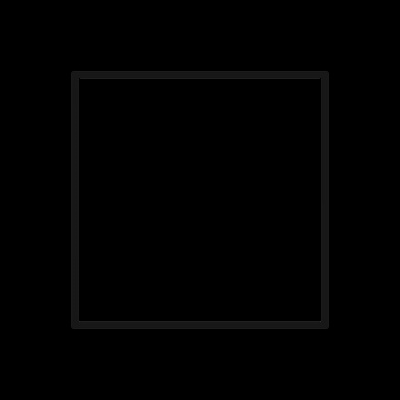
#> input picture photo_stuff/figures/square.png, 400 x 400 px
$ python outline.py
#> lines starting #> are read from the running program, lines starting #| are printed output that depends on the picture; after the words box and inside, x2 and y2 are one past the last pixel; in counts of white or black regions, pixels touching at a corner belong together
import numpy as np
import cv2 #this is the main openCV class, the python binding file should be in /pythonXX/Lib/site-packages
from matplotlib import pyplot as plt

# THESE DIMENSIONS ARE TRUE DIMENSIONS - SMALLEST DESIRED BORDER SIZE
MAX_HEIGHT = 240
MAX_WIDTH = 360
MIN_BORDERSIZE = 20
# REMOVE ANY MENTION OF MIN_BORDERSIZE, IMPLEMENT THROUGH ARDUINO


#FROM: https://www.pyimagesearch.com/2015/04/06/zero-parameter-automatic-canny-edge-detection-with-python-and-opencv/
def auto_canny(image, sigma=0.33):
	# compute the median of the single channel pixel intensities
	v = np.median(image)

	# apply automatic Canny edge detection using the computed median
	lower = int(max(0, (1.0 - sigma) * v))
	upper = int(min(255, (1.0 + sigma) * v))
	edged = cv2.Canny(image, lower, upper)

	# return the edged image
	return edged

#
#
# IF TIME SCALE PHONE IMAGES DOWN THEN DO STUFF AND SCALE BACK UP
#


image = cv2.imread("./figures/square.png") #import image
#> image is the input picture: shape (400, 400, 3); min 0, max 51, mean 1.2
hsv = cv2.cvtColor(image, cv2.COLOR_BGR2GRAY)

# FROM: https://www.pyimagesearch.com/2015/04/06/zero-parameter-automatic-canny-edge-detection-with-python-and-opencv/
# load the image, convert it to grayscale, and blur it slightly
blurred = cv2.GaussianBlur(hsv, (3, 3), 0)
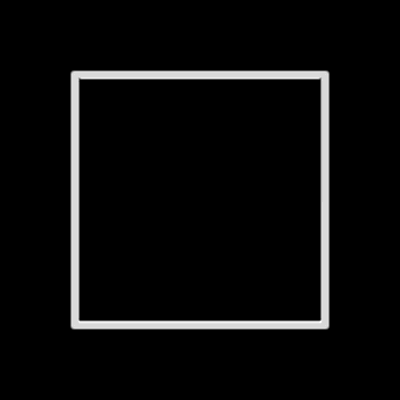
#> blurred: shape (400, 400); min 0, max 27, mean 1.2; drawn with min black and max white

# apply Canny edge detection using a wide threshold, tight
# threshold, and automatically determined threshold
wide = cv2.Canny(blurred, 10, 200)
#> wide: shape (400, 400); every value is 0
tight = cv2.Canny(blurred, 225, 250)
auto = auto_canny(blurred)
#> in auto_canny, `v = np.median(image)`: v = 0
#> in auto_canny, `edged = cv2.Canny(image, lower, upper)`:
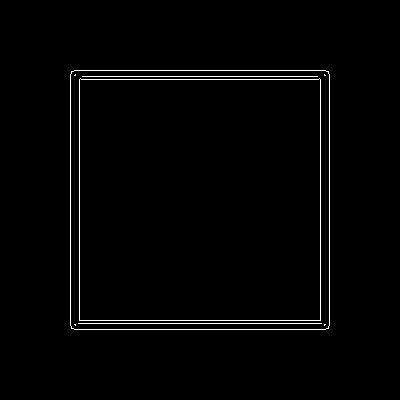
#> edged: shape (400, 400); 1.6% white in thin lines or dots, all inside (x1, y1, x2, y2) = (70, 70, 330, 330)


imageneg = cv2.bitwise_not(auto)

img_height,img_width= imageneg.shape
#> img_height = 400; img_width = 400
scale_factor = min((MAX_HEIGHT)/img_height, (MAX_WIDTH)/img_width)
#> scale_factor = 0.6

resized_image = cv2.resize(imageneg, (0,0), fx=scale_factor, fy=scale_factor)
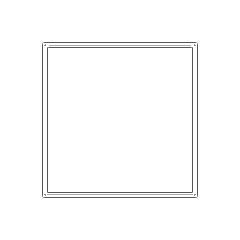
#> resized_image: shape (240, 240); min 85, max 255, mean 251
resize_height, resize_width = resized_image.shape
#> resize_height = 240; resize_width = 240

bordersize_top = ( ( MAX_HEIGHT - resize_height)/2 ) + MIN_BORDERSIZE
#> bordersize_top = 20
bordersize_bottom = ( ( MAX_HEIGHT - resize_height)/2 ) + MIN_BORDERSIZE
#> bordersize_bottom = 20
bordersize_right = ( ( MAX_WIDTH - resize_width ) /2 ) + MIN_BORDERSIZE
#> bordersize_right = 80
bordersize_left = ( ( MAX_WIDTH - resize_width ) /2 ) + MIN_BORDERSIZE
#> bordersize_left = 80

if((MAX_WIDTH - resize_width) % 2 == 1):
    bordersize_right = ( (MAX_WIDTH - resize_width - 1)/2 ) + MIN_BORDERSIZE
    bordersize_left = bordersize_right + 1

if((MAX_HEIGHT - resize_height) % 2 == 1):
    bordersize_bottom = ( (MAX_HEIGHT - resize_height - 1)/2 ) + MIN_BORDERSIZE
    bordersize_top = bordersize_bottom + 1


border = cv2.copyMakeBorder(resized_image, top=int(bordersize_top), bottom=int(bordersize_bottom), left=int(bordersize_left), right=int(bordersize_right),
        borderType= cv2.BORDER_CONSTANT, value=[255,255,255] )

cv2.imwrite("./figures/square_out.png", border)

outputfile = open("./binary_output/square_output.txt", "w")

neg_img_data = np.asarray(border)
for row in range(len(neg_img_data)):
    for col in range(len(neg_img_data[0])):
        pixel_val = neg_img_data[row][col]
        if(pixel_val == 255):
            outputfile.write("0")
        else:
            outputfile.write("1")
    outputfile.write("\n")
